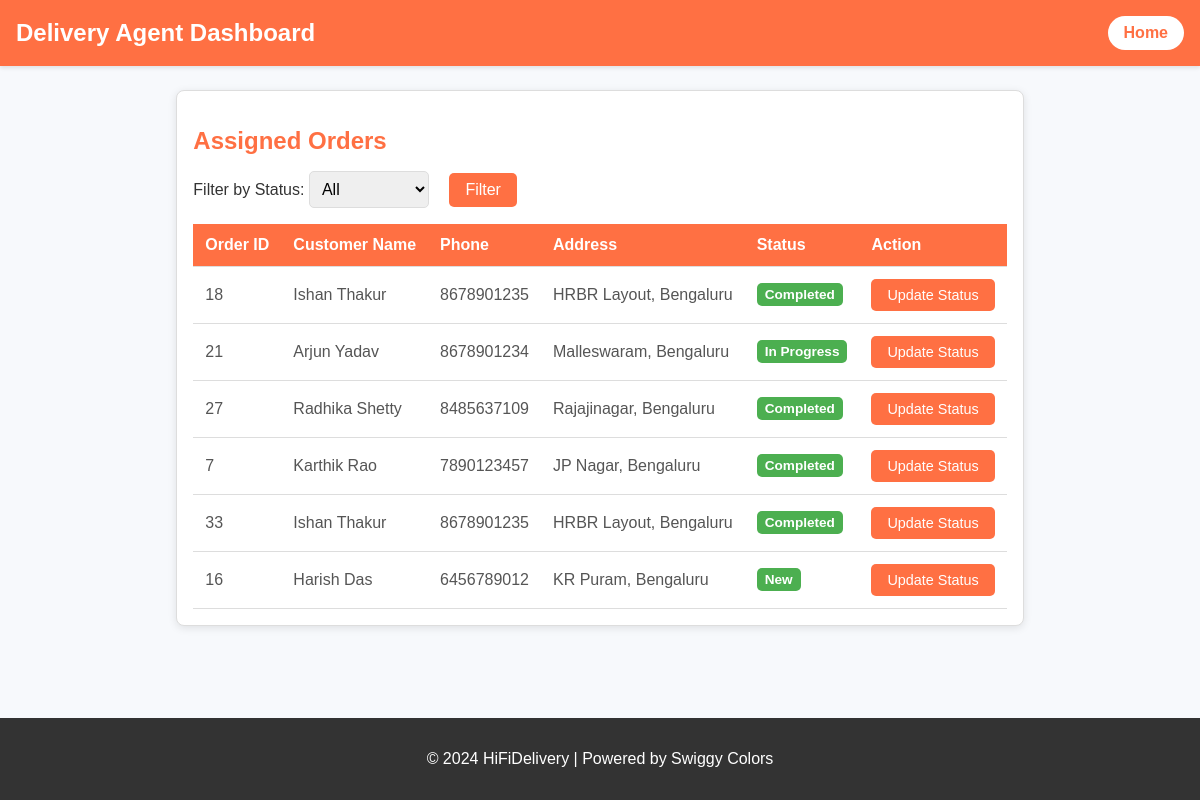
The page /status_of_order (signed in) on the database as committed earlier.
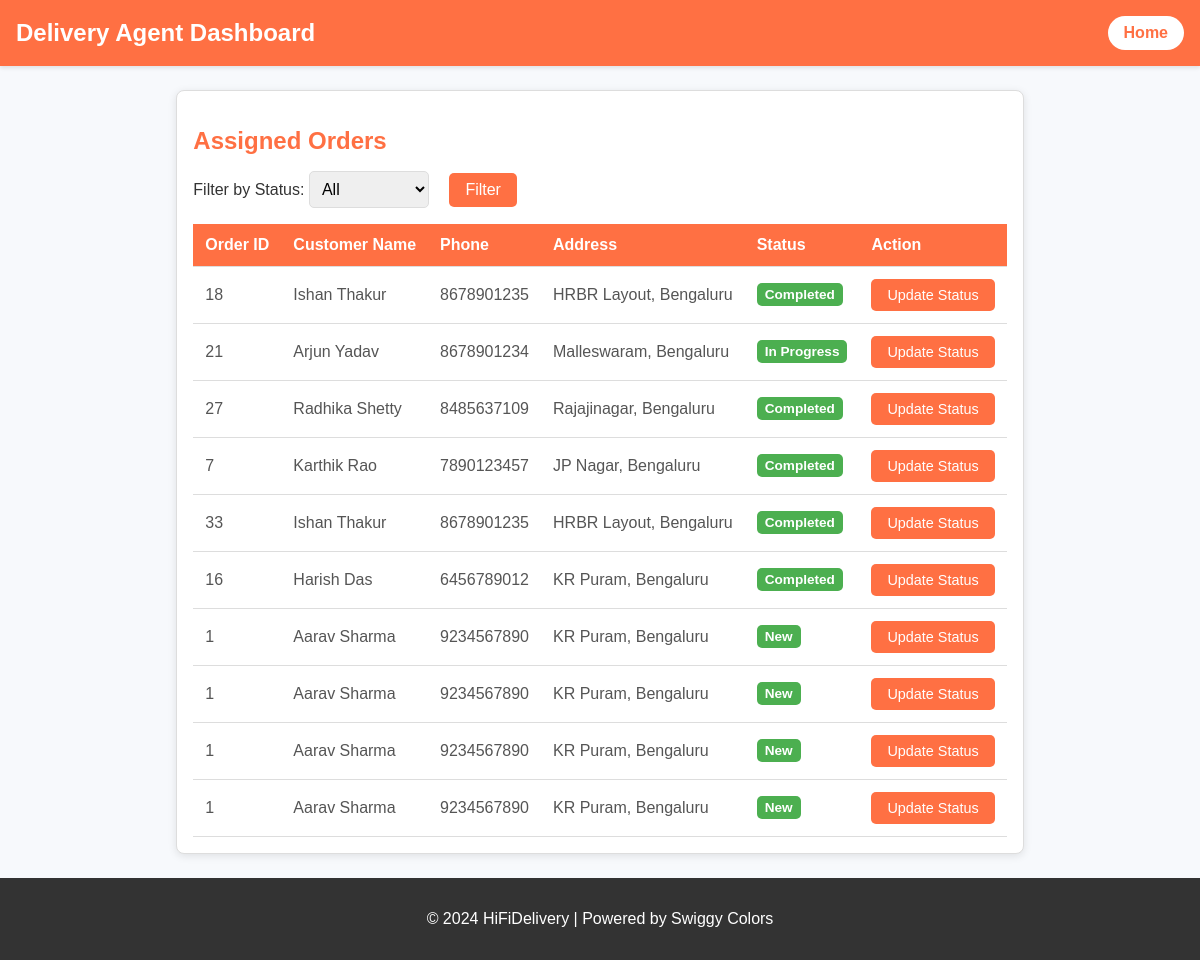
The same page on the database as committed later.
### tables this page shows
CREATE TABLE "assignedOrders" (
	"id"	INTEGER,
	"orderId"	INTEGER NOT NULL,
	"customerName"	TEXT NOT NULL,
	"deliveryAgentId"	INTEGER NOT NULL,
	"status"	TEXT NOT NULL CHECK("status" IN ('New', 'In Progress', 'Completed')),
	"action"	TEXT NOT NULL,
	"TIMESTAMP"	DATETIME,
	PRIMARY KEY("id" AUTOINCREMENT),
	FOREIGN KEY("customerName") REFERENCES "users"("username"),
	FOREIGN KEY("deliveryAgentId") REFERENCES "Delivery_Agent"("id"),
	FOREIGN KEY("orderId") REFERENCES "orders"("id") ON DELETE CASCADE
);

CREATE TABLE "Orders_Analysis" (
	"orderId"	INTEGER,
	"customerName"	TEXT NOT NULL,
	"productName"	TEXT NOT NULL,
	"orderDate"	TEXT NOT NULL
);

CREATE TABLE "users" (
	"id"	INTEGER,
	"username"	TEXT NOT NULL UNIQUE,
	"email"	TEXT NOT NULL UNIQUE,
	"password"	TEXT NOT NULL,
	"role"	TEXT NOT NULL,
	"location"	TEXT,
	"contact"	TEXT,
	"approved"	INTEGER NOT NULL DEFAULT 0,
	PRIMARY KEY("id" AUTOINCREMENT)
);

### mergedapp.py (the view)
@app.route('/status_of_order', methods=['GET'])
def status():
    delivery_agent_id = session['user_id']
    status_filter = request.args.get('status')  # Get the 'status' parameter from the request
    orders = get_orders_by_status(delivery_agent_id,status_filter)  # Fetch orders from the database
    if not orders:
        flash("No orders found for the given status.", "info")  # Display a flash message for no results
        orders = []  # Pass an empty list to avoid rendering issues
    return render_template('deliverystatus.html', orders=orders)

### templates/deliverystatus.html (shortened to what this page needs)
<!DOCTYPE html>
<html lang="en">
<head>
</head>
<body>
  <header>
    <h1>Delivery Agent Dashboard</h1>
    <a href="{{ url_for('delivery') }}" class="home-btn">Home</a>
  </header>
  <main>
    <section class="orders">
      <h2>Assigned Orders</h2>
      <div class="filter-container">
        <form method="get" action="{{ url_for('status')}}">
          <label for="status">Filter by Status:</label>
          <select name="status" id="status">
            <option value="" {% if not request.args.get('status') %}selected{% endif %}>All</option>
          </select>
          <button type="submit">Filter</button>
        </form>
      </div>
      <table>
        <thead>
          <tr>
            <th>Order ID</th>
            <th>Customer Name</th>
            <th>Phone</th>
            <th>Address</th>
            <th>Status</th>
            <th>Action</th>
          </tr>
        </thead>
        <tbody>
          {% if orders %}
            {% for order in orders %}
              <tr>
                <td data-order-id="{{ order[0] }}">{{ order[0] }}</td>
                <td>{{ order[1] }}</td>
                <td>{{ order[2] }}</td>
                <td>{{ order[3] }}</td>
                <td>
                  <span class="status-badge {% if order[4] == 'Pending' %}status-pending{% elif order[4] == 'Picked Up' %}status-picked-up{% else %}status-delivered{% endif %}">
                    {{ order[4] }}
                  </span>
                </td>
                <td>
                  <button onclick="updateStatus({{ order[0] | tojson }})">Update Status</button>
                </td>
              </tr>
            {% endfor %}
          {% else %}
            <tr><td colspan="6">No orders to display.</td></tr>
          {% endif %}
        </tbody>
      </table>
    </section>
  </main>
  <footer>
    <p>© 2024 HiFiDelivery | Powered by Swiggy Colors</p>
  </footer>
</body>
</html>

Rows that differ between the two databases and show on the page:
changed assignedOrders "Harish Das": status "New" → "Completed"
added assignedOrders: orderId "1", customerName "Aarav Sharma", contact "9234567890", location "KR Puram, Bengaluru", status "New"
